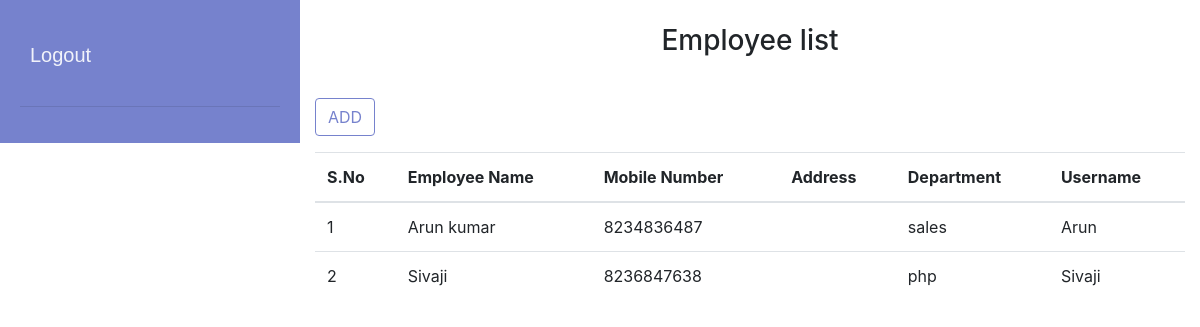
The app's page /employelist.php with its own data.
### tables this page shows
CREATE TABLE `emp_form` (
  `emp_id` int(10) NOT NULL,
  `emp_name` varchar(50) NOT NULL,
  `emp_mobile` varchar(10) NOT NULL,
  `emp_address` varchar(50) NOT NULL,
  `emp_dep` varchar(30) NOT NULL,
  `user_name` varchar(40) NOT NULL,
  `user_password` varchar(10) NOT NULL
);

### employelist.php (the view, shortened to what this page needs)
<?php
require('db.php');
$sql = "SELECT * FROM emp_form";
$emp_list = mysqli_query($conn,$sql);
?>
<!DOCTYPE html>
<html lang="en">
<head>
</head>
<body>
    <div class="container-fluid da">
        <div class="row">
            <div class="col-lg-3 bo">
                <?php include('dashboard.php');?>
            </div>
            <div class="col-lg-9">
                <h3 class="text-center my-4">Employee list</h3>
                <form action="employelist.php" method="POST">
                    <a href="creation.php" class="btn btn-outline-primary my-3">ADD</a>
                    <table class = "table table-hover">
                        <thead>
                            <tr>
                                <th scope = "col">S.No</th>
                                <th scope = "col">Employee Name</th>
                                <th scope = "col">Mobile Number</th>
                                <th scope = "col">Address</th>
                                <th scope = "col">Department</th>
                                <th scope = "col">Username</th>
                            </tr>
                        </thead>
                        <tbody>
                            <?php
                                if(!empty($emp_list)) {
                                    foreach($emp_list as $data) { ?>
                                        <tr>
                                            <td><?php if(!empty($data['emp_id'])) { echo $data['emp_id']; } ?></td>
                                            <td><?php if(!empty($data['emp_name'])) { echo $data['emp_name']; } ?></td>
                                            <td><?php if(!empty($data['emp_mobile'])) { echo $data['emp_mobile']; } ?></td>
                                            <td><?php if(!empty($data['emp_address'])) { echo $data['emp_address']; } ?></td>
                                            <td><?php if(!empty($data['emp_dep'])) { echo $data['emp_dep']; } ?></td>
                                            <td><?php if(!empty($data['user_name'])) { echo $data['user_name']; } ?></td>
                                        </tr>
                                <?php  }
                                }
                            ?>
                        </tbody>
                    </table>
                </form>
            </div>
        </div>
    </div>
</body>
</html>

### dashboard.php (style rules this page uses)
.bo { padding :0; margin:0; }
.btn-outline-primary { color: #7682cd; border-color: #7682cd; }

### records on screen
emp_form: emp_id "1", emp_name "Arun kumar", emp_mobile "8234836487", emp_dep "sales", user_name "Arun"
emp_form: emp_id "2", emp_name "Sivaji", emp_mobile "8236847638", emp_dep "php", user_name "Sivaji"
